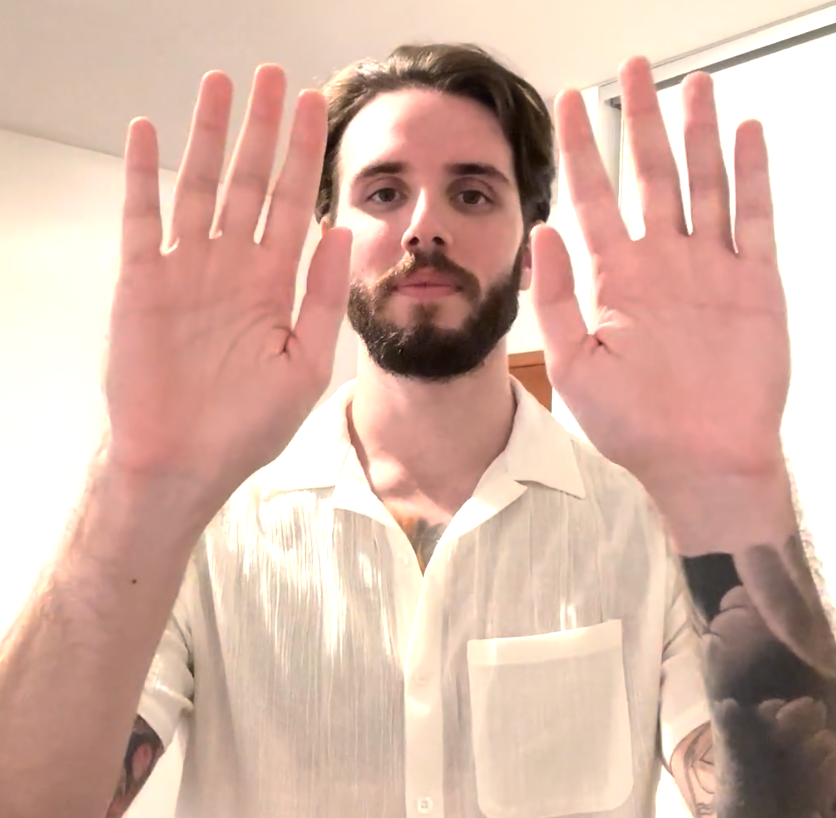
#> input picture photos/front.jpg, 836 x 818 px; its folder holds only this picture in this run
$ python photoEditor.py
#> lines starting #> are read from the running program, lines starting #| are printed output that depends on the picture
from PIL import Image, ImageEnhance, ImageFilter
import os

path = './photos'
pathOut = '/edited_photos'

for filename in os.listdir(path):
    img = Image.open(f"{path}/{filename}")
#> img is the input picture: PIL image 836x818 RGBA; mean R, G, B, A 214.4, 179.9, 166, 255

    clean_name = os.path.splitext(filename[0])

    if img.mode == 'RGBA':
        img = img.convert('RGB')
#> img: PIL image 836x818 RGB

    edit = img.filter(ImageFilter.SHARPEN).convert('L')
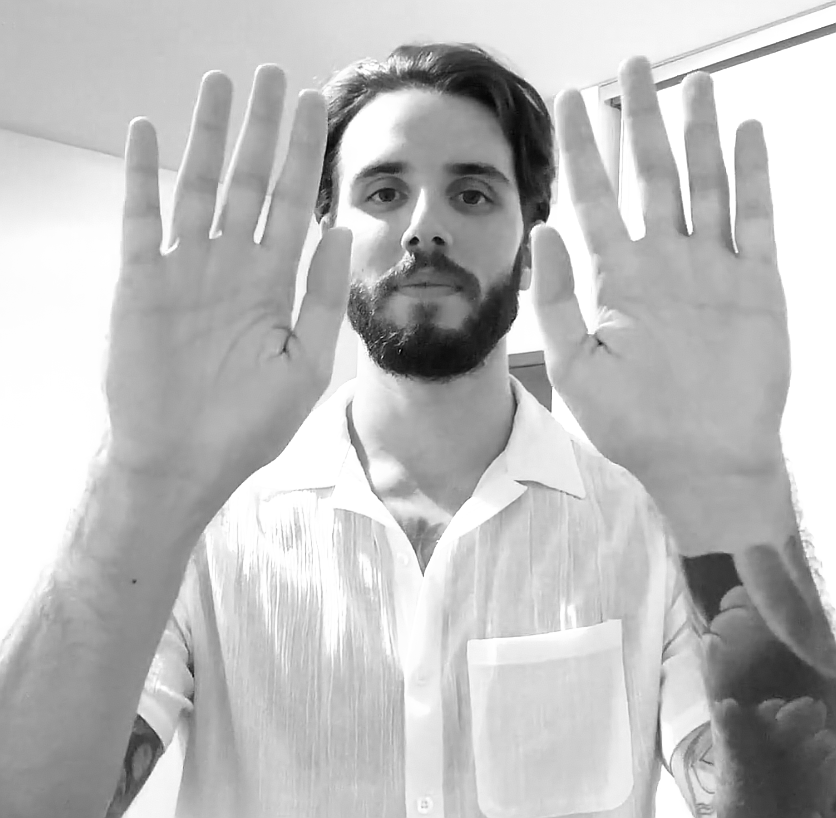
#> edit: PIL image 836x818 L; min 0, max 255, mean 188.6

    edit.save(f'.{pathOut}/{clean_name}_edited.jpg')
